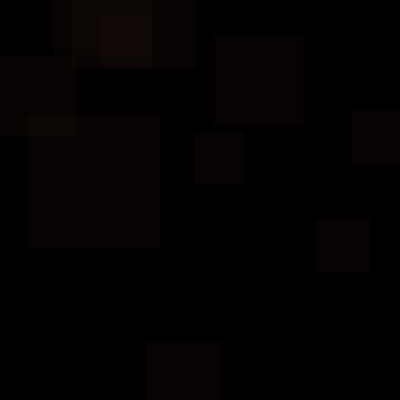
Frame 1 (no input)
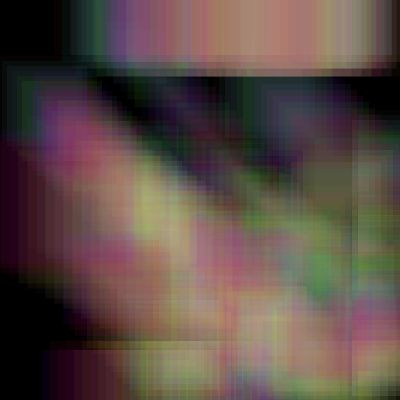
Frame 60 (the mouse pressed at the canvas centre just before this capture)
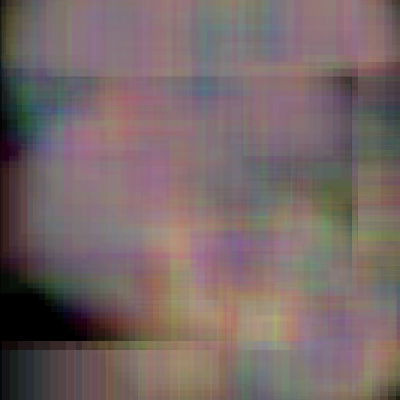
Frame 120 (the mouse held since frame 60 and released just before this capture)

The Processing sketch that drew these frames (run headless with seeded random() and noise(); from frame 60 on, the mouse is pressed at the canvas centre):

// Processing sketch: processing_76901
// ── processing_76901.pde

//Homework 11

//Danielle Dong
//dmdong@andrew.cmu.edu
//copyright Danielle Dong, Carnegie Mellon University, Pittburgh, PA





//global variables/arrays
final int MAX = 10;
float [] rectPosX;
float [] rectPosY;
float [] rectSize;
float [] rectMoveX;
float [] rectMoveY;





void setup ()  {
  size (400,400); // change this to (displayWidth, displayHeight) to fit to display
  background (0);
  frameRate (10);
  rectMode (CENTER);
  
  rectPosX = new float [MAX];
  rectPosY = new float [MAX];
  initFloatArrayPos (rectPosX, 0, width);
  initFloatArrayPos (rectPosY, 0, width);  

  rectSize = new float [MAX];
  initFloatArraySize (rectSize, 50, 150);  

  rectMoveX = new float [MAX];
  rectMoveY = new float [MAX];
  initFloatArrayMove (rectMoveX, 5, 10);
  initFloatArrayMove (rectMoveY, 5, 10);
}





void draw ()  {
  prepareScreen ();
  drawSquare();
  moveSquare ();
}





void prepareScreen ()  {
  fill (random (255), random (255), random (255), 15);
  noStroke ();
}

void initFloatArrayMove ( float [] insertArray, float limit1, float limit2)  {
  for ( int b = 0; b < insertArray.length; b = b+1)  {
    insertArray [b] = (int(random(limit1, limit2)));
  }
}

void moveSquare ()  {  
  for ( int b = 0; b < rectMoveX.length; b = b+1)  {
    rectPosX [b] = rectPosX [b] + rectMoveX [b] ;
    rectPosY [b] = rectPosY [b] + rectMoveY [b] ;
    
    if (rectPosX[b] > (width - (rectSize[b]/2)))  {
      rectMoveX [b] = -rectMoveX[b] ;
    }
    if (rectPosX[b] < (0 + (rectSize[b]/2)))  {
      rectMoveX [b] = -rectMoveX[b] ;
    }
    if (rectPosY[b] > (height - (rectSize[b]/2)))  {
      rectMoveY [b] = -rectMoveY[b] ;
    }
    if (rectPosY[b] < (0 + (rectSize[b]/2)))  {
      rectMoveY [b] = -rectMoveY[b] ;
    }
  }
}

void initFloatArraySize ( float [] insertArray, float limit1, float limit2 )  {
  for ( int b = 0; b < insertArray.length; b = b+1)  {
    insertArray [b] = int (random (limit1, limit2));
  }
}

void initFloatArrayPos ( float [] insertArray, float limit1, float limit2 )  {
  for ( int b = 0; b < insertArray.length; b = b+1)  {
    insertArray [b] = int (random (limit1, limit2));
  }
}

void drawSquare ()  {
  for (int b = 0; b < rectPosX.length; b = b+1)  {
    rect (rectPosX [b], rectPosY[b], rectSize[b], rectSize[b]);
  }
}
